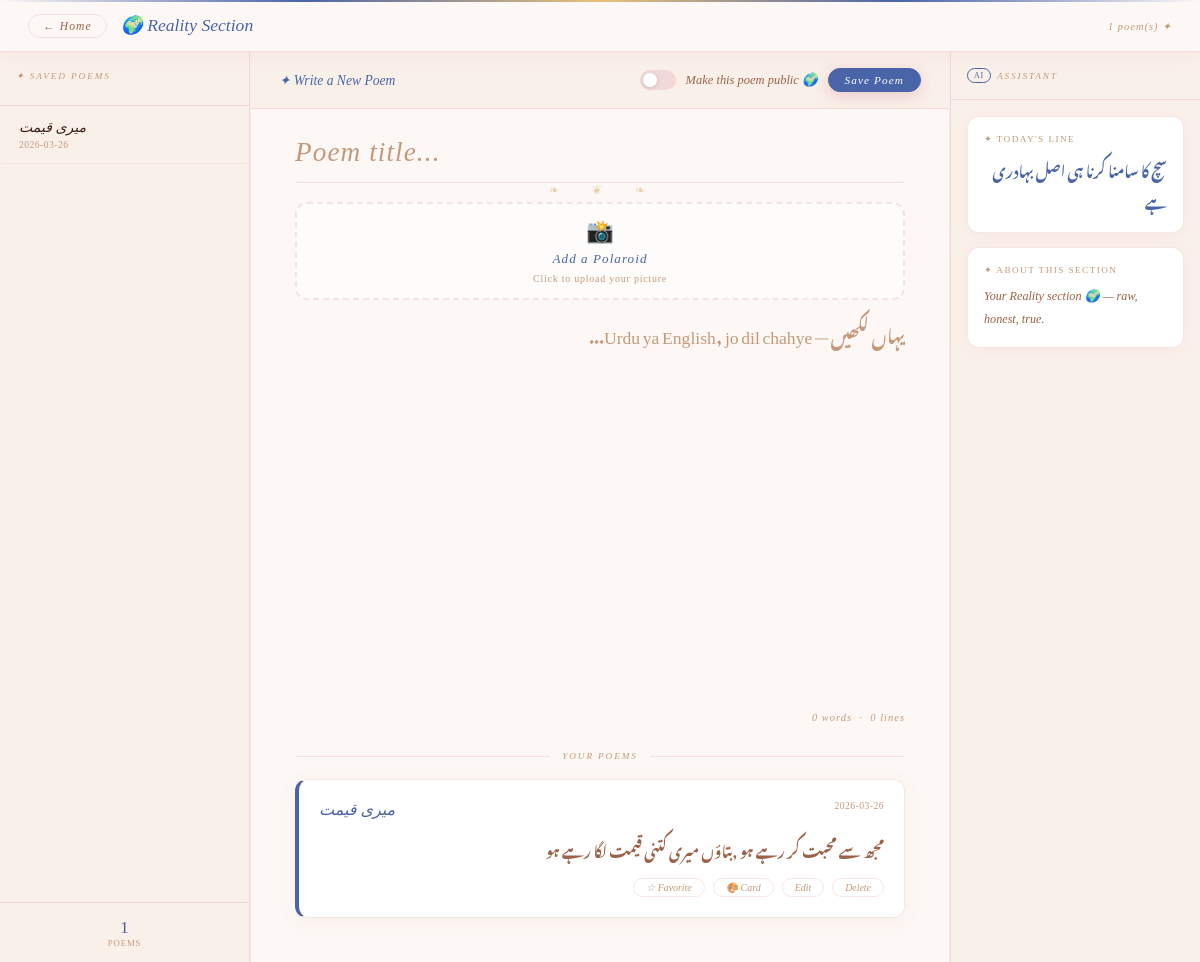
The page /section/reality (signed in) on the database its author committed.
### tables this page shows
CREATE TABLE poems (
            id      INTEGER PRIMARY KEY AUTOINCREMENT,
            mood    TEXT NOT NULL,
            title   TEXT NOT NULL,
            content TEXT NOT NULL,
            created TEXT DEFAULT (date('now'))
        , image TEXT DEFAULT NULL, user_id INTEGER DEFAULT 1, is_public INTEGER DEFAULT 0);

### app.py (the view)
@app.route('/section/<key>')
@login_required
def section(key):
    conn = sqlite3.connect(DB)
    c = conn.cursor()
    c.execute('SELECT id, title, content, created, image FROM poems WHERE mood = ? AND user_id = ? ORDER BY id DESC',
              (key, current_user.id))
    raw_poems = c.fetchall()
    conn.close()
    poems = []
    for p in raw_poems:
        poems.append({
            'id': p[0], 'title': p[1], 'content': p[2],
            'created': p[3], 'image': p[4],
            'is_fav': is_favorite(p[0])
        })
    ai_line = random.choice(ai_lines.get(key, ['']))
    return render_template('section.html', key=key, poems=poems, ai_line=ai_line)

### app.py (called while the page is built)
@login_manager.user_loader
def load_user(user_id):
    conn = sqlite3.connect(DB)
    c = conn.cursor()
    c.execute('SELECT id, username, email FROM users WHERE id = ?', (user_id,))
    user = c.fetchone()
    conn.close()
    if user:
        return User(user[0], user[1], user[2])
    return None

def is_favorite(poem_id):
    conn = sqlite3.connect(DB)
    c = conn.cursor()
    c.execute('SELECT id FROM favorites WHERE poem_id = ?', (poem_id,))
    result = c.fetchone()
    conn.close()
    return result is not None

### templates/section.html (shortened to what this page needs)
<!DOCTYPE html>
<html lang="en" dir="ltr">
<head>
</head>
<body>
<div class="petals">
</div>
<nav class="navbar">
  <a href="/" class="back-btn">← Home</a>
  <div class="nav-title">
    {% if key == 'love' %}🌹
    {% elif key == 'reality' %}🌍
    {% elif key == 'happy' %}😊
    {% elif key == 'dosti' %}🤝
    {% else %}💔{% endif %}
    {{ key|title }} Section
  </div>
  <div class="nav-poem-count">{{ poems|length }} poem(s) ✦</div>
</nav>
<div class="workspace">
  <aside class="sidebar">
    <div class="sidebar-top">
      <div class="sidebar-heading">✦ Saved Poems</div>
    </div>
    <div class="poem-list">
      {% if poems %}
        {% for poem in poems %}
<div class="poem-item">
  <div class="pi-title">
    {% if poem.is_fav %}⭐ {% endif %}{{ poem.title }}
  </div>
  <div class="pi-date">{{ poem.created }}</div>
</div>
{% endfor %}
      {% else %}
        <div class="empty-state">ابھی کوئی نظم نہیں 🌸<br/><span style="font-size:0.65rem;">Write your first poem!</span></div>
      {% endif %}
    </div>
    <div class="sidebar-stats">
      <div class="stat"><div class="stat-n">{{ poems|length }}</div><div class="stat-l">Poems</div></div>
    </div>
  </aside>
  <main class="editor">
    <div class="editor-topbar">
      <span class="topbar-label">✦ Write a New Poem</span>
      <div class="public-toggle">
  <label class="toggle-label">
    <span class="toggle-switch"></span>
    <span class="toggle-text">Make this poem public 🌍</span>
  </label>
</div>
      <button class="et-btn save" onclick="saveWithToast()">Save Poem</button>
    </div>
    <div class="editor-body">
      <form id="poem-form" method="POST" action="/save" enctype="multipart/form-data">
        <input class="field-title" type="text" name="title" placeholder="Poem title..." required/>
        <div class="ornament">❧ &nbsp; ❦ &nbsp; ❧</div>
        <div class="upload-box">
          <label for="image-upload" class="upload-label">
            <div class="upload-icon">📸</div>
            <div class="upload-text">Add a Polaroid</div>
            <div class="upload-sub">Click to upload your picture</div>
          </label>
        </div>
        <textarea class="field-content" name="content" id="poem-content"
  placeholder="یہاں لکھیں — Urdu ya English, jo dil chahye..."
  rows="8" required oninput="updateCounter()"></textarea>
<div class="word-counter" id="word-counter">
  <span id="wc">0</span> words &nbsp;·&nbsp; <span id="lc">0</span> lines
</div>
      </form>
      {% if poems %}
      <div class="saved-section" style="padding:0; margin-top:16px;">
        <div class="saved-divider">Your Poems</div>
        {% for poem in poems %}
<div class="saved-card">
  <div class="saved-header">
    <div class="saved-title">{{ poem.title }}</div>
    <div class="saved-date">{{ poem.created }}</div>
  </div>
  <div class="saved-text">{{ poem.content }}</div>
  <div class="saved-footer">
    <a href="/favorite/{{ poem.id }}/{{ key }}" class="action-link fav">
      {% if poem.is_fav %}⭐ Saved{% else %}☆ Favorite{% endif %}
    </a>
    <a href="/card/{{ poem.id }}" class="action-link card">🎨 Card</a>
    <a href="/edit/{{ poem.id }}" class="action-link edit">Edit</a>
    <a href="/delete/{{ poem.id }}/{{ key }}" class="action-link delete"
       onclick="return confirm('Delete this poem?')">Delete</a>
  </div>
</div>
{% endfor %}
      </div>
      {% endif %}
    </div>
  </main>
  <aside class="ai-panel">
    <div class="ai-panel-top"><span class="ai-badge">AI</span> Assistant</div>
    <div class="ai-panel-body">
      <div class="ai-box">
        <div class="ai-box-label">✦ Today's Line</div>
        <div class="ai-today-line">{{ ai_line }}</div>
      </div>
      <div class="ai-box">
        <div class="ai-box-label">✦ About this Section</div>
        <div class="section-about">
          {% if key == 'love' %}Your Love section 🌹 — where your heart speaks freely.
          {% elif key == 'reality' %}Your Reality section 🌍 — raw, honest, true.
          {% elif key == 'happy' %}Your Happy section 😊 — golden moments captured forever.
          {% elif key == 'dosti' %}Your Dosti section 🤝 — friendships that feel like home.
          {% else %}Your Sad section 💔 — where pain becomes poetry.{% endif %}
        </div>
      </div>
    </div>
  </aside>
</div>
</body>
</html>

### rows shown on the page
poems: mood "Reality", title "میری قیمت", created "2026-03-26", content "مجھ سے محبت کر رہے ہو ,بتاؤں میری کتنی قیمت لگا رہے ہو"

### other values the page prints
{{ poems|length }} "1"
{{ ai_line }} "سچ کا سامنا کرنا ہی اصل بہادری ہے"
